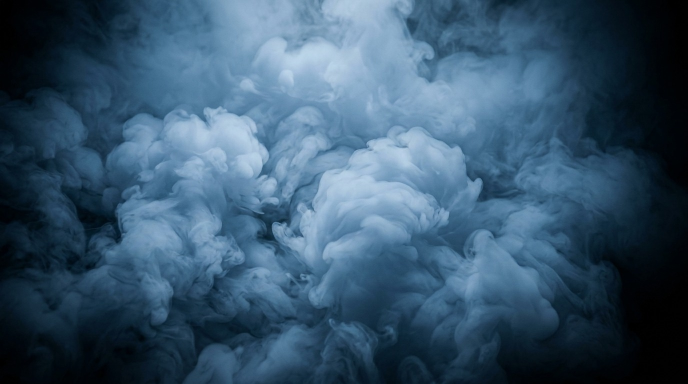
#> input picture design/plates/plate-smoke-hero.jpeg.jpeg, 1376 x 768 px (shown at 1/2 size)
$ python build_assets.py
#> lines starting #> are read from the running program, lines starting #| are printed output that depends on the picture
# Converte os plates de design/plates/ (e o logo real) para WebP em site/assets/.
# Uso: py scripts/build_assets.py
#
# Regras:
# - Plates saem nas larguras que algum srcset usa (lado horizontal), Lanczos (D48):
#   600 serve vapor, nigiri e tabuas no celular (1,75x); 1200, telas 3x e 2x.
#   As fumacas nunca aparecem com menos de ~800 px; a sala (fundo em CSS) so em
#   1600. Os originais tem 768-1376 px de largura, entao a variante 1600 e upscale
#   (ver assets.md).
# - Qualidade 70 (era 82): medido contra os WebP aprovados, no pior plate 0,26 %
#   dos pixels mudam mais de 24 niveis (limite dos testes: 0,5 %), media ~2 niveis.
# - Plates de fundo preto passam por um "black point" leve: tudo abaixo de
#   BLACK_POINT vira 0, para que mix-blend-mode: screen nao deixe a borda do
#   retangulo aparecer sobre --ink-900. Nada de recorte / alpha.
# - O logo (150 px) e so convertido, sem upscale.
from pathlib import Path
from PIL import Image

ROOT = Path(__file__).resolve().parent.parent
SRC = ROOT / "design" / "plates"
IMG = ROOT / "IMAGENS"
OUT = ROOT / "site" / "assets"

WIDTHS = (600, 800, 1200, 1600)
WIDTHS_ESPECIAIS = {
    "plate-smoke-hero": (800, 1200, 1600),
    "plate-smoke-floor": (800, 1200, 1600),
    "plate-room": (1600,),      # fundo em CSS (sanctum.css), sem srcset
}
QUALITY = 70
BLACK_POINT = 8

# nome final -> (arquivo de origem, aplicar black point?)
PLATES = {
    "plate-smoke-hero":  ("plate-smoke-hero.jpeg.jpeg",  True),
    "plate-smoke-thin":  ("plate-smoke-thin.jpeg.jpeg",  True),
    "plate-smoke-floor": ("plate-smoke-floor.jpeg.jpeg", True),
    "plate-nigiri":      ("plate-nigiri.jpeg.jpeg",      True),
    "plate-board-left":  ("plate-board-left.jpeg.jpeg",  True),
    "plate-board-right": ("plate-board-right.jpeg.jpeg", True),
    # cena completa, sem fundo preto: sem black point, sem screen. PROVISÓRIO (D24)
    "plate-room":        ("plate-room.jpeg.jpeg",        False),
}

LOGO = "imgi_2_412624567_893134862433209_6900609809336659314_n.jpg"


def crush_blacks(im: Image.Image) -> Image.Image:
    lut = [0 if v < BLACK_POINT else round((v - BLACK_POINT) * 255 / (255 - BLACK_POINT))
           for v in range(256)]
    return im.point(lut * 3)


def main():
    OUT.mkdir(parents=True, exist_ok=True)
    for velho in OUT.glob("plate-*.webp"):  # larguras que deixaram de existir não ficam para trás
        velho.unlink()
    for name, (src, crush) in PLATES.items():
        im = Image.open(SRC / src).convert("RGB")
#> im is the input picture: PIL image 1376x768 RGB; mean R, G, B 55.9, 84.9, 108
        if crush:
            im = crush_blacks(im)
        for w in WIDTHS_ESPECIAIS.get(name, WIDTHS):
            h = round(im.height * w / im.width)
            dst = OUT / f"{name}-{w}.webp"
            im.resize((w, h), Image.LANCZOS).save(dst, "WEBP", quality=QUALITY, method=6)
            print(f"{dst.name:28} {w}x{h}  {dst.stat().st_size // 1024} KB")
#> this loop made 3 passes
#> pass 1, in main, `im.resize((w, h), Image.LANCZOS).save(dst, "WEBP", quality=QUALITY, me..`:
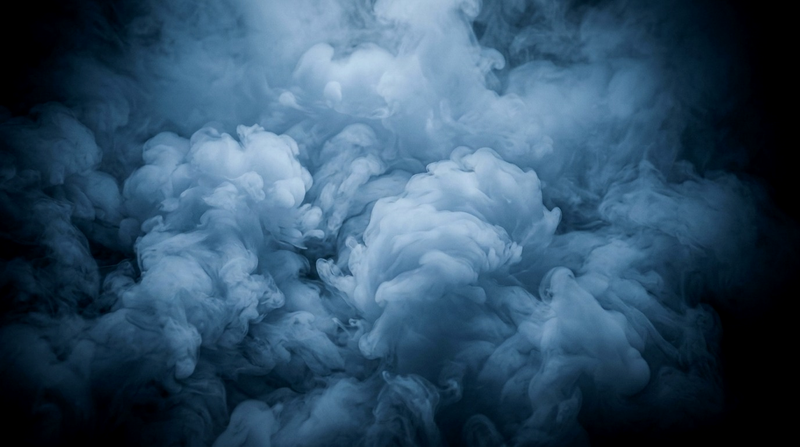
#> saved as plate-smoke-hero-800.webp: PIL image 800x447 RGB; mean R, G, B 50.6, 79.9, 103.5
#> pass 2 of the loop in main, `for name, (src, crush) in PLATES.items():`:
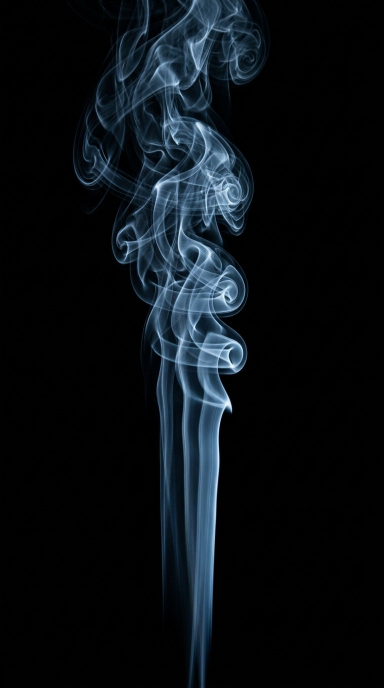
#> input picture design/plates/plate-smoke-thin.jpeg.jpeg, 768 x 1376 px (shown at 1/2 size)
#> in main, im is the input picture: PIL image 768x1376 RGB; mean R, G, B 10.2, 15.6, 20.1
#> the loop in main, `for w in WIDTHS_ESPECIAIS.get(name, WIDTHS):` made 4 passes
#> pass 1, in main, `im.resize((w, h), Image.LANCZOS).save(dst, "WEBP", quality=QUALITY, me..`:
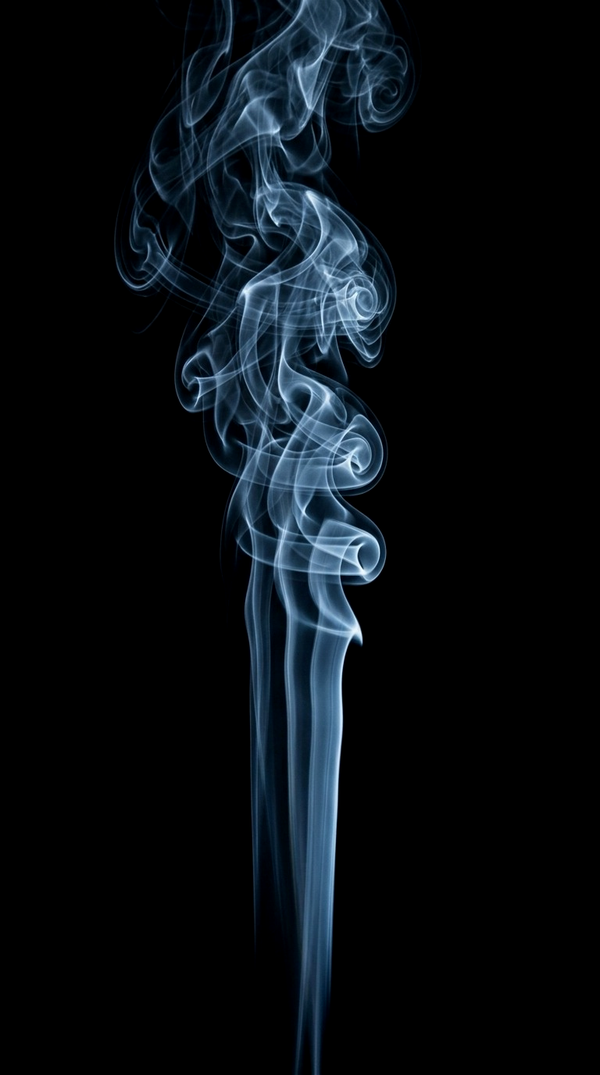
#> saved as plate-smoke-thin-600.webp: PIL image 600x1075 RGB; mean R, G, B 8.4, 13.7, 18.2
#> pass 3 of the loop in main, `for name, (src, crush) in PLATES.items():`:
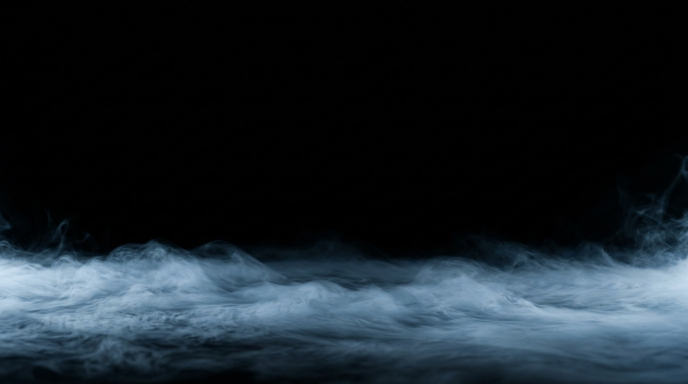
#> input picture design/plates/plate-smoke-floor.jpeg.jpeg, 1376 x 768 px (shown at 1/2 size)
#> in main, im is the input picture: PIL image 1376x768 RGB; mean R, G, B 25.4, 34.7, 41.7
#> the loop in main, `for w in WIDTHS_ESPECIAIS.get(name, WIDTHS):` made 3 passes
#> pass 1, in main, `im.resize((w, h), Image.LANCZOS).save(dst, "WEBP", quality=QUALITY, me..`:
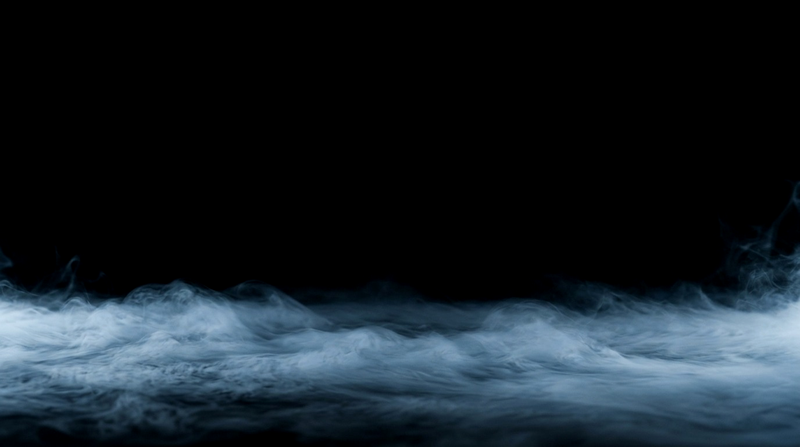
#> saved as plate-smoke-floor-800.webp: PIL image 800x447 RGB; mean R, G, B 22.9, 32.3, 39.4
#> the loop made 7 passes; the first 3 are shown

    logo = Image.open(IMG / LOGO).convert("RGB")
    dst = OUT / f"logo-asami-{logo.width}.webp"
    logo.save(dst, "WEBP", quality=90, method=6)
    print(f"{dst.name:28} {logo.width}x{logo.height}  {dst.stat().st_size // 1024} KB")


if __name__ == "__main__":
#> (the run stopped early here; a loop or call above may not have finished)
